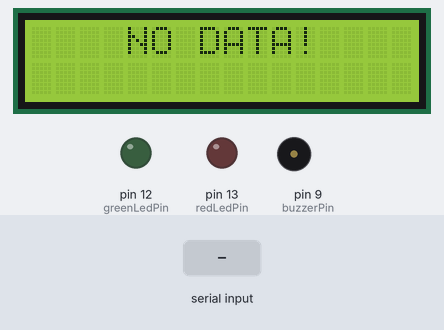
This sketch was run on a simulated Arduino Uno, built with avr-gcc and run on an emulated ATmega328P. Shown: 16×2 character LCD, output pins drawn as LEDs (lit = HIGH), buzzer (waves = sounding, pin HIGH). Dashed ring = blinking. Inputs (shaded band) come from the test bench. Pins used as bus, display or sensor lines are not drawn; what the sketch prints to the serial monitor is not drawn.

Above: at 1.2 s.
1.3 s: "A" received over Serial
At 4.1 s:
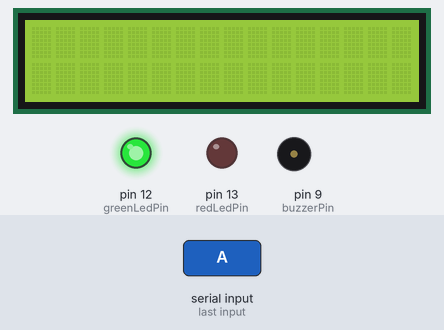
4.3 s: "B" received over Serial
At 5.8 s:
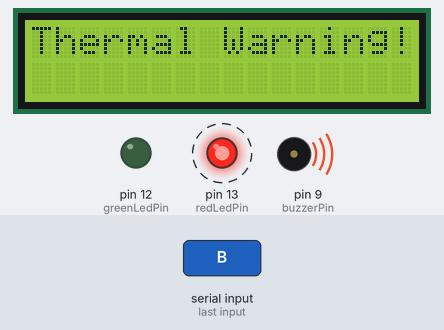
7.3 s: "C" received over Serial
At 13.8 s:
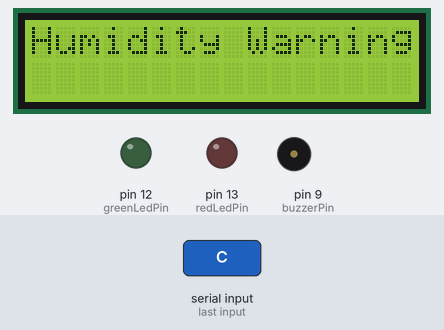
Timing chart, 0 to 15.3 s (numbered marks = the images above; inputs shaded):
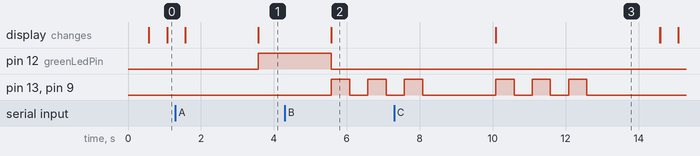

Measured:
- after the input at 1.3 s, pin 12 (greenLedPin): LOW → HIGH after 2.3 s; the display: first differs from a run without the input after 0.27 s (image 1 shows a later state)
- after the input at 4.3 s, pin 12 (greenLedPin): HIGH → LOW after 1.3 s; pin 13 (redLedPin), pin 9 (buzzerPin): alternates HIGH for 0.50 s and LOW for 0.50 s, starting after 1.3 s; the display: changes after 1.3 s (image 2)
- after the input at 7.3 s, the display: first differs from a run without the input after 2.8 s (image 3)

The sketch:

slave-final.ino
```cpp
#include <LiquidCrystal.h>
int buzzerPin = 9;
int buttonPin = 7;
const int redLedPin = 13;
const int greenLedPin = 12;

// Initialize the LCD display
LiquidCrystal lcd(11, 10, 5, 4, 3, 2);

void setup() {
  Serial.begin(9600);
  Serial.println("Ready to receive data");
  pinMode(redLedPin, OUTPUT);
  pinMode(greenLedPin, OUTPUT);
  pinMode(2, OUTPUT);     // Configure pin 2 as an output pin
  digitalWrite(2, HIGH);  // Set pin 2 to HIGH to enable HC-05 communication

  pinMode(buzzerPin, OUTPUT);
  Serial.begin(9600);
  lcd.begin(16, 2);
  lcd.setCursor(0, 0);
  Serial.begin(9600);  // HC-05 default speed in AT command mode
}

void loop() {

  if (Serial.available()) {
    char receivedChar = Serial.read();
    if (receivedChar == 'A') {
      lcd.print("Normal Temp");
      delay(2000);
      lcd.clear();
      Serial.println("Normal Temperature");

      digitalWrite(buzzerPin, LOW);
      digitalWrite(greenLedPin, HIGH);
      delay(2000);
    } else if (receivedChar == 'B') {
      Serial.println("WARNING! TEMPERATURE INCREASED!!");
      lcd.print("Thermal Warning!!");
      digitalWrite(greenLedPin, LOW);
      digitalWrite(buzzerPin, HIGH);
      digitalWrite(redLedPin, HIGH);
      delay(500);
      digitalWrite(buzzerPin, LOW);
      digitalWrite(redLedPin, LOW);
      delay(500);
      digitalWrite(buzzerPin, HIGH);
      digitalWrite(redLedPin, HIGH);
      delay(500);
      digitalWrite(buzzerPin, LOW);
      digitalWrite(redLedPin, LOW);
      delay(500);
      digitalWrite(buzzerPin, HIGH);
      digitalWrite(redLedPin, HIGH);
      delay(500);
      digitalWrite(buzzerPin, LOW);
      digitalWrite(redLedPin, LOW);
      delay(2000);
      lcd.clear();
    } else if (receivedChar == 'C') {
      Serial.println("WARNING! HUMIDITY INCREASED!!");
      lcd.print("Humidity Warning!!");
      digitalWrite(greenLedPin, LOW);
      digitalWrite(buzzerPin, HIGH);
      digitalWrite(redLedPin, HIGH);
      delay(500);
      digitalWrite(buzzerPin, LOW);
      digitalWrite(redLedPin, LOW);
      delay(500);
      digitalWrite(buzzerPin, HIGH);
      digitalWrite(redLedPin, HIGH);
      delay(500);
      digitalWrite(buzzerPin, LOW);
      digitalWrite(redLedPin, LOW);
      delay(500);
      digitalWrite(buzzerPin, HIGH);
      digitalWrite(redLedPin, HIGH);
      delay(500);
      digitalWrite(buzzerPin, LOW);
      digitalWrite(redLedPin, LOW);
      delay(2000);
      lcd.clear();
    }
  }else{
    lcd.setCursor(4, 0);
    lcd.print("NO DATA!");
    delay(500);
    lcd.clear();
  }
}
```
